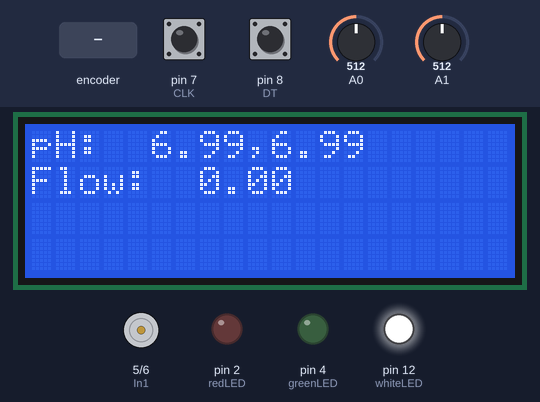
The sketch below on a simulated Arduino Uno, built with avr-gcc and run on an emulated ATmega328P. Shown: 20×4 character LCD, motor-driver pin pairs drawn as motors (green arrow = first pin HIGH = forward, orange = second pin HIGH = backward, longer = more drive), output pins drawn as LEDs (lit = HIGH). Inputs (shaded band) come from the test bench; at power-on: A0 = 512, pin 7 (CLK) HIGH, pin 8 (DT) HIGH, A1 = 512.

Above: at 1.2 s.
1.3 s: rotary encoder on pin 7 (CLK) / pin 8 (DT) turned 1 step (first pin leading)
At 2.1 s:
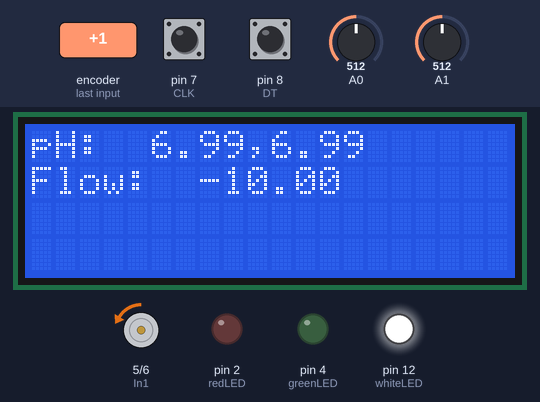
3.0 s: A0 set to 536
At 3.4 s:
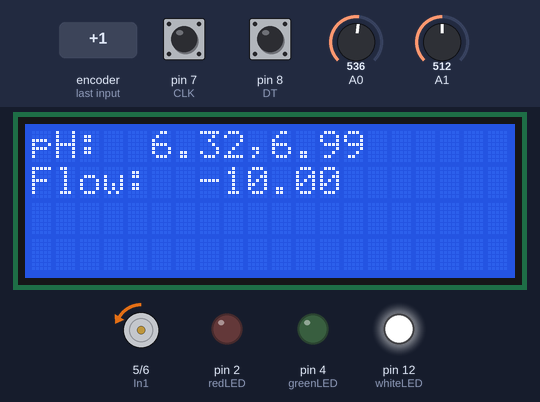
4.5 s: A0 set to 562
At 5.6 s:
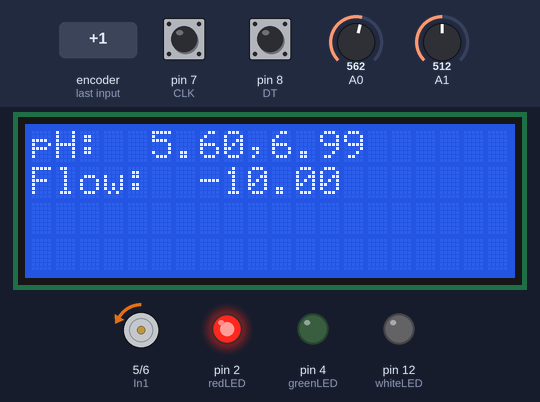
6.0 s: rotary encoder on pin 7 (CLK) / pin 8 (DT) turned 2 steps (second pin leading)
At 6.6 s:
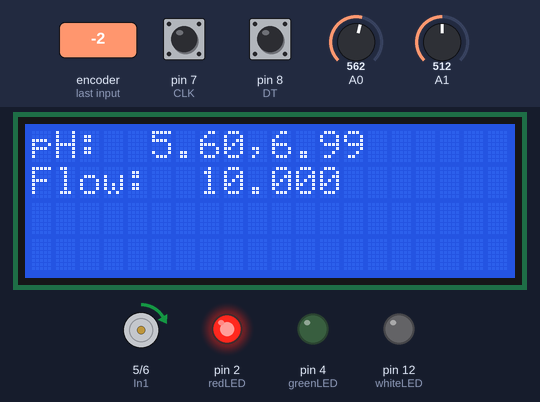
7.9 s: A0 set to 511
At 8.5 s:
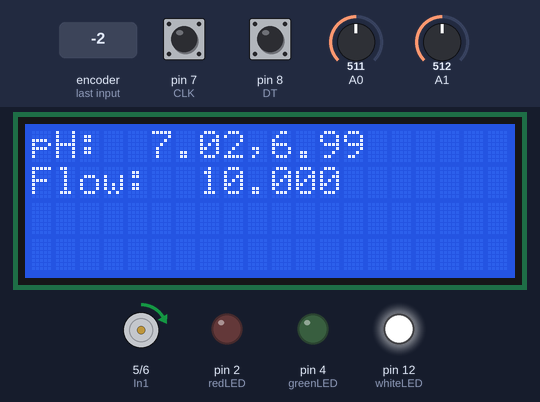
9.4 s: A0 set to 492
At 9.8 s:
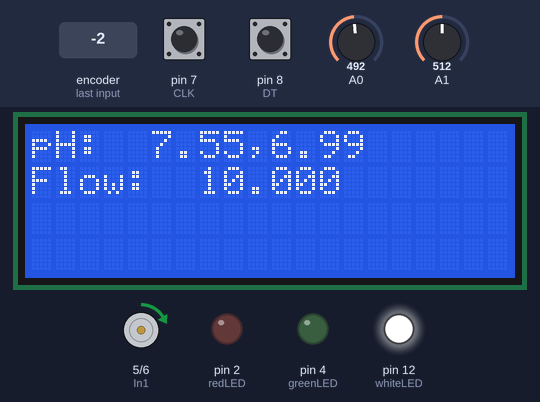
10.9 s: A0 set to 465
Timing chart, 0 to 13.4 s (numbered marks = the images above; inputs shaded):
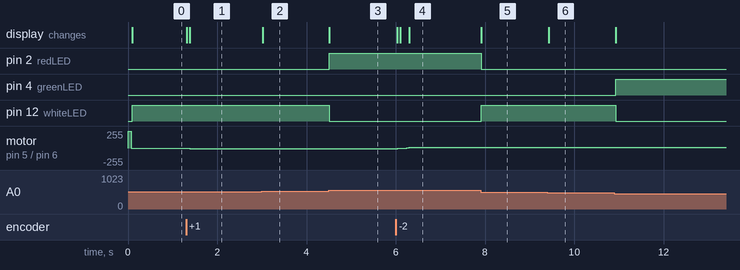

The sketch:

Bioreactor_pump_regulator_two_pH_10.13.22.ino
```cpp
#define CLK 7                   //Setting the pins for the rotary encoder states
#define DT 8
#include <LiquidCrystal_I2C.h>      //Including the library needed for the display

int CLK_State;                 //Control knob states needed to register rotation
int CLK_LastState;
float flow = 0;
const int refreshButtonPin = 13;     // Pin for autopilot button
int In1 = 5;                //Pins on the microcontroller that are connected to the motor driver terminals
int In2 = 6;                //^^^^
int buttonState = 0;         // variable for reading the pushbutton status
int whiteLED = 12;
int greenLED = 4;            //Setting the pins for the red and green LEDS
int redLED = 2;
float pH1;                    //Declare pH as a global variable of type float --> (precision)
float pH2;
int a_val1, a_val2;
float volt;
float calibration_value = 21.24;
int buffer_arr1[10],temp1,buffer_arr2[10],temp2;

LiquidCrystal_I2C lcd(0x27,20,4);  // set the LCD address to 0x27 for a 16 chars and 2 line display
                                   //Digital display for pump regulator (Connected via I^2C comm protocol)

void setup() {
  // put your setup code here, to run once:
  pinMode(refreshButtonPin, INPUT_PULLUP);
  pinMode(CLK,INPUT);         //Control knob states,
  pinMode(DT,INPUT);
  pinMode(In1, OUTPUT);           //motor driver terminals,
  pinMode(In2, OUTPUT);           //In1 MUST be connected to a PWM pin ( Symbol on microcontroller: ~ )
  pinMode(redLED, OUTPUT);             //Signal LEDs
  pinMode(greenLED, OUTPUT);
  pinMode(whiteLED, OUTPUT);
  //Serial.begin(9600);
  pinMode(a_val1, INPUT);
  pinMode(a_val2, INPUT);
  CLK_LastState = digitalRead(CLK);//Register the last state of the rotary encoder
  digitalWrite(In1, HIGH);          //Set the default direction of the motor driver that controls the pump
  digitalWrite(In2, LOW);           //by making 1 input high and 1 input low
  lcd.init();                      // initialize the lcd
  lcd.backlight();                 //Set the backlight for the digital display
  lcd.setCursor(0,0);              //Setting the cursor so that the pH and Flow rate are displayed on different lines
  lcd.print("pH: ");                //outputting to the LCD
  lcd.setCursor(0,1);              //^^^^^
  lcd.print("Flow: ");             //^^^^^
 // attachInterrupt(digitalPinToInterrupt(DT), motor_function, CHANGE);

}

void loop() {
  motor_function();
  pH1_function();
  pH2_function();
  lcd_function_pH(pH1, pH2,7,0);
  indicator_function(pH1, pH2);
}

float pH1_function() {

  for(int i=0;i<10;i++)
  {
   buffer_arr1[i]=analogRead(A0);
   }
  for(int i=0;i<9;i++)
  {
    for(int j=i+1;j<10;j++)
    {
      if(buffer_arr1[i]>buffer_arr1[j])
      {
        temp1=buffer_arr1[i];
        buffer_arr1[i]=buffer_arr1[j];
        buffer_arr1[j]=temp1;
      }
    }
  }
  a_val1=0;
  for(int i=2;i<8;i++)
  a_val1+=buffer_arr1[i];
  float volt=(float)a_val1*5.0/1024/6;
  pH1 = -5.70 * volt + calibration_value;

  //a_val=analogRead(A0);
  //float volt=(float)a_val*5.0/1024.0;
  //pH = -5.70 * volt + calibration_value;

  return pH1;
}
float pH2_function() {

  for(int i=0;i<10;i++)
  {
   buffer_arr2[i]=analogRead(A1);
   }
  for(int i=0;i<9;i++)
  {
    for(int j=i+1;j<10;j++)
    {
      if(buffer_arr2[i]>buffer_arr2[j])
      {
        temp2=buffer_arr2[i];
        buffer_arr2[i]=buffer_arr2[j];
        buffer_arr2[j]=temp2;
      }
    }
  }
  a_val2=0;
  for(int i=2;i<8;i++)
  a_val2+=buffer_arr2[i];
  float volt=(float)a_val2*5.0/1024/6;
  pH2 = -5.70 * volt + calibration_value;

  //a_val=analogRead(A0);
  //float volt=(float)a_val*5.0/1024.0;
  //pH = -5.70 * volt + calibration_value;

  return pH2;
}

void lcd_function_pH(float val1, float val2, int pos, int line){
  lcd.setCursor(pos-2, line);                   // print the value from the sensor after "pH" on the digital display
  lcd.print(val1);
  lcd.print(",");
  //lcd.setCursor(pos+1, line);                   // print the value from the sensor after "pH" on the digital display
  lcd.print(val2);
}
void lcd_function_flow(float val1, int pos, int line){
  lcd.setCursor(pos, line);                   // print the value from the sensor after "pH" on the digital display
  lcd.print(val1);
}

void motor_function(){
  CLK_State = digitalRead(CLK); // Reads the "current" state of the rotary encoder
  if(flow >= 0){
    analogWrite(In1, flow);     //If the motor is driving the pump to push fluid out, the voltage levels
    analogWrite(In2, LOW);      //are set in the terminals to modulate the moto driver speed via variable "flow"
  }
  if(flow < 0){
    analogWrite(In2, -1*flow);   //If the motor is driving the pump to pull fluid in, the voltage levels
    analogWrite(In1, LOW);     //are set in the terminals to modulate the moto driver speed via variable "flow"
  }

  if (CLK_State != CLK_LastState){
    // If the DT state is different to the CLK state, that means the encoder is rotating clockwise
    if (digitalRead(DT) != CLK_State) {
      flow -= 5 ;          //The flow is adjusted by 2 units per control knob rotation
    } else {               //so that adjusting the flow is easier and more sensite over the whole range
      flow += 5;           //In this case, the opposite direction would require terminal "In1" to have a negative flow speed
    }
  }
  CLK_LastState = CLK_State;   //reset the last state of the control knob to the current state so that the flow value holds

  lcd_function_flow(flow,7,1);

  if(flow >= 255){       //its desired position
    flow = 255;           //Set a ceiling value on the display, so that it accurately reflects the maximum flow rate reached
  }
  if(flow <= -255){
    flow = -255;         ////Set a floor value on the display, so that it accurately reflects the maximum flow rate reached
  }
  delay(1);
}

void indicator_function(float x, float y){
  if(x > 8){
    digitalWrite(greenLED, HIGH); //Conditional to light the green LED if the solution is basic relative to neutral
    digitalWrite(redLED, LOW);
    digitalWrite(whiteLED, LOW);
  }
  if(x > 6 && x <= 8){
    digitalWrite(greenLED, LOW); //Conditional to light the green LED if the solution is basic relative to neutral
    digitalWrite(redLED, LOW);
    digitalWrite(whiteLED, HIGH);
  }
  if(x <= 6){
    digitalWrite(redLED, HIGH);  //Conditional to light the green LED if the solution is acidic relative to neutral
    digitalWrite(greenLED, LOW);
    digitalWrite(whiteLED, LOW);
  }
}
```

Measured:
- the behaviour switches between 547 and 548 on A0 (found by bisection; images 2 and 3)
- after the input at 1.3 s, motor on pin 5 (In1) / pin 6 (In2): stopped → backward 10/255 at once; the display: first changes at once (image 1 shows a later state)
- after the input at 3.0 s, the display: changes at once (image 2)
- after the input at 4.5 s, pin 2 (redLED): LOW → HIGH at once; pin 12 (whiteLED): HIGH → LOW at once; the display: changes at once (image 3)
- after the input at 6.0 s, motor on pin 5 (In1) / pin 6 (In2): backward 10/255 → stopped after 0.05 s, → forward 10/255 0.20 s later; the display: first changes at once (image 4 shows a later state)
- after the input at 7.9 s, pin 2 (redLED): HIGH → LOW at once; pin 12 (whiteLED): LOW → HIGH at once; the display: changes at once (image 5)
- after the input at 9.4 s, the display: changes at once (image 6)
- after the input at 10.9 s, pin 4 (greenLED): LOW → HIGH at once; pin 12 (whiteLED): HIGH → LOW at once
